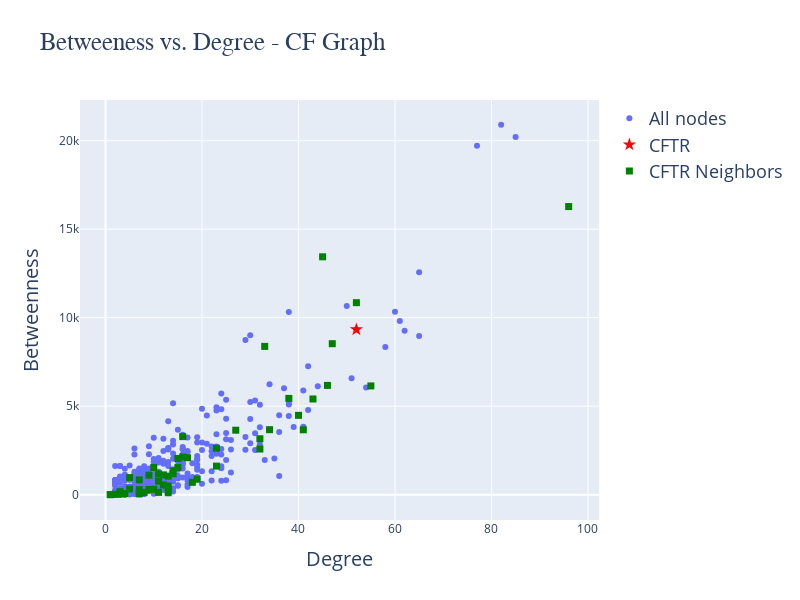

Notebook code for this chart:
### Code cell
fig = go.Figure(data=go.Scatter(x=degree,
                                y=betweeness,
                                mode='markers',
                                hovertext=cf_connected_graph.vs["name"],
                                name="All nodes"))

fig.update_layout(title=dict(text='Betweeness vs. Degree - CF Graph',font=dict(family="Arial",size=25)),
    xaxis_title=dict(text='Degree',font=dict(size=20)),
    yaxis_title=dict(text='Betweenness',font=dict(size=20)),
    legend=dict(font=dict(size=18)),
    width=800,  # Width in pixels
    height=600,  # Height in pixels
)

fig.add_trace(go.Scatter(
    x=[cftr_degree],
    y=[cftr_betweeness],
    mode='markers',
    name='CFTR',
    marker=dict(color='red', size=10, symbol='star'),
    hovertext=cf_centralities_measure.loc[cf_centralities_measure["UniprotID"] == cftr]["UniprotID"].values[0]
))

fig.add_trace(go.Scatter(
    x=cf_nei_degree,
    y=cf_nei_betweeness,
    mode='markers',
    name='CFTR Neighbors',
    marker=dict(color='green', size=7, symbol='square'),
    hovertext=cf_neighbors
))

fig.show()

### Figure 1 — Plotly figure (JSON) as saved in the notebook; plotly's stock layout.template omitted (floating-point values rounded to 4 significant figures; data arrays with more than 128 entries replaced by an {"elided": "..."} marker saying what was removed)
{"data": [{"hovertext": {"elided": "813 str values"}, "mode": "markers", "name": "All nodes", "type": "scatter", "x": {"elided": "813 int values"}, "y": {"elided": "813 float values"}}, {"hovertext": "P13569", "marker": {"color": "red", "size": 10, "symbol": "star"}, "mode": "markers", "name": "CFTR", "type": "scatter", "x": [52], "y": [9329.0]}, {"hovertext": ["P07900", "P05787", "P04637", "P02545", "P31946", "O95433", "P55072", "P30153", "P38646", "P21980", "P14618", "O14745", "Q15185", "P04792", "P16615", "Q9UBN7", "P10809", "P15311", "Q9UKV5", "Q05086", "P98082", "P63104", "P05783", "P08670", "P63244", "P11021", "Q13501", "Q8N668", "Q99942", "P34932", "P60709", "P51572", "Q9Y3F4", "O00161", "Q9HD26", "P01023", "Q14694", "P46778", "P13987", "P06702", "P05109", "Q16643", "P04083", "O43852", "Q5XXA6", "Q9HBW0", "Q16623", "P04080", "Q5T2W1", "P29966", "O15554", "Q7LBE3"], "marker": {"color": "green", "size": 7, "symbol": "square"}, "mode": "markers", "name": "CFTR Neighbors", "type": "scatter", "x": [55, 13, 96, 45, 34, 7, 38, 18, 19, 12, 23, 10, 11, 46, 14, 32, 33, 14, 7, 16, 8, 41, 13, 47, 23, 52, 40, 16, 5, 32, 43, 15, 9, 7, 11, 27, 13, 13, 7, 15, 12, 17, 10, 9, 2, 3, 11, 4, 5, 3, 1, 1], "y": [6141.0, 486.4, 16270.0, 13430.0, 3670.0, 43.24, 5436.0, 693.4, 870.8, 1115.0, 1611.0, 1531.0, 126.8, 6171.0, 1339.0, 2576.0, 8375.0, 1188.0, 832.0, 3278.0, 123.5, 3662.0, 108.4, 8527.0, 2622.0, 10840.0, 4480.0, 2126.0, 318.9, 3155.0, 5403.0, 2045.0, 1100.0, 280.2, 1172.0, 3641.0, 253.9, 1044.0, 130.3, 1540.0, 544.7, 2084.0, 301.5, 287.5, 21.33, 166.1, 763.4, 60.81, 964.0, 43.19, 0, 0]}], "layout": {"height": 600, "legend": {"font": {"size": 18}}, "title": {"font": {"family": "Arial", "size": 25}, "text": "Betweeness vs. Degree - CF Graph"}, "width": 800, "xaxis": {"title": {"font": {"size": 20}, "text": "Degree"}}, "yaxis": {"title": {"font": {"size": 20}, "text": "Betweenness"}}}}
